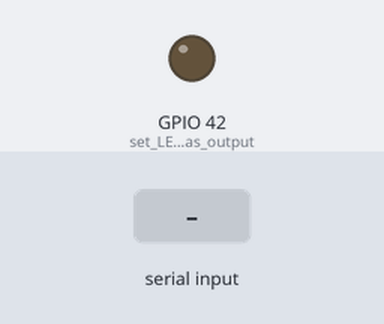
A sketch run on a simulated ESP32-S3. Parts: output pins drawn as LEDs (lit = HIGH). Inputs (shaded band) come from the test bench.

Above: at 1.2 s.
1.3 s: "1" received over Serial
At 1.6 s:
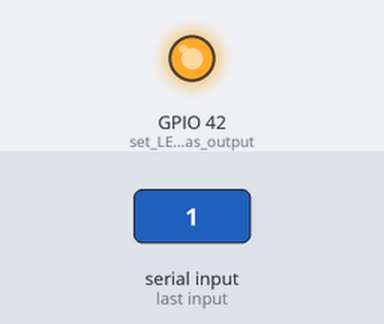
2.8 s: "0" received over Serial
At 3.9 s:
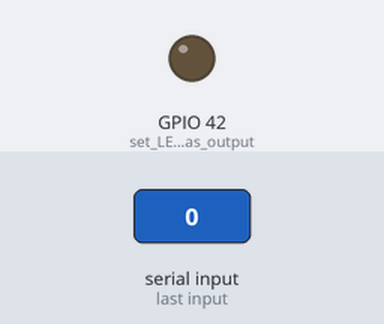
Timing chart, 0 to 5.8 s (numbered marks = the images above; inputs shaded):
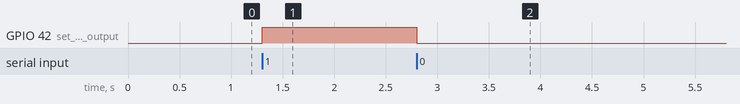

Measured:
- after the input at 1.3 s, GPIO 42 (set_LED_pin_as_output): LOW → HIGH at once
- after the input at 2.8 s, GPIO 42 (set_LED_pin_as_output): HIGH → LOW at once

The sketch:

sketch_nov20a.ino
```cpp
//Serial Read

void setup() {
  pinMode(8, INPUT_PULLUP); // set push button pin as input
  pinMode(42, OUTPUT);      // set LED pin as output
  digitalWrite(42, LOW);    // switch off LED pin

  Serial.begin(9600);       // initialize UART with baud rate of 9600 bps
}

void loop() {
  if(Serial.available()) {
    char data_rcvd = Serial.read();   // read one byte from serial buffer and save to data_rcvd

    if(data_rcvd == '1') digitalWrite(42, HIGH);  // switch LED On
    if(data_rcvd == '0') digitalWrite(42, LOW);   // switch LED Off
  }
}
```
